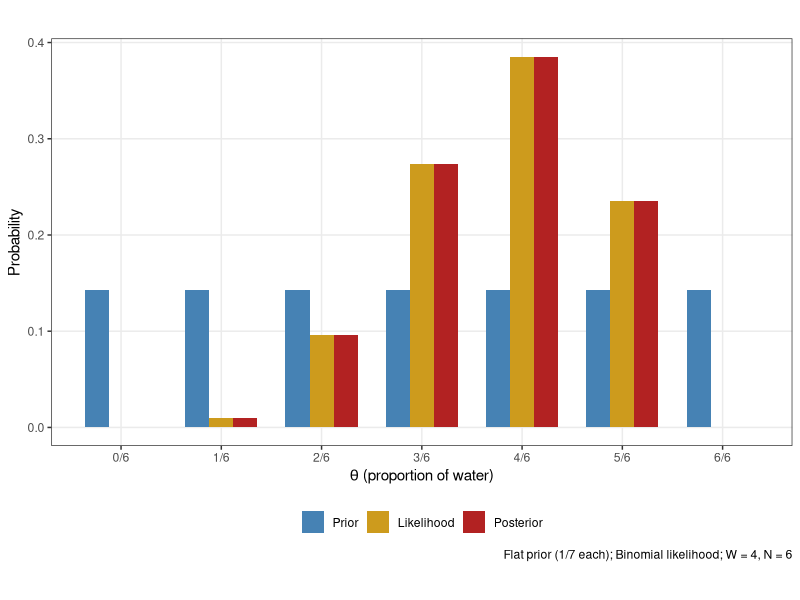
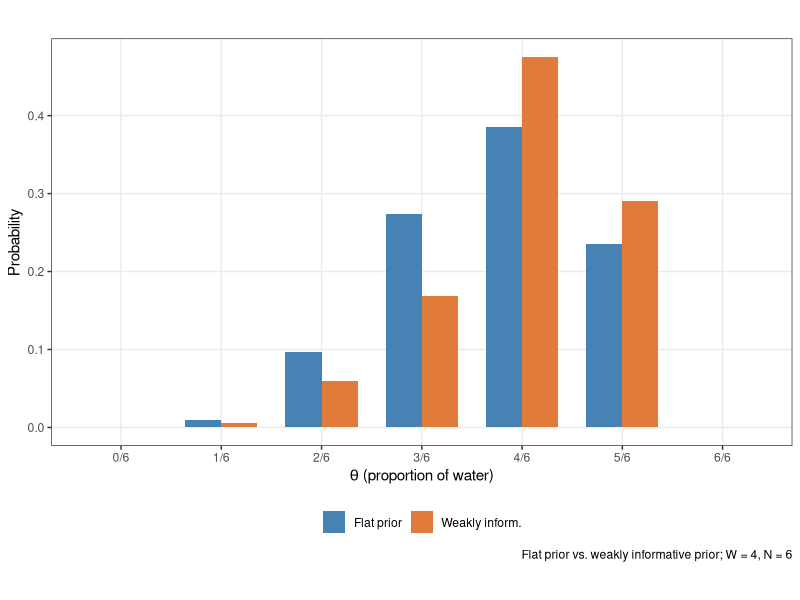
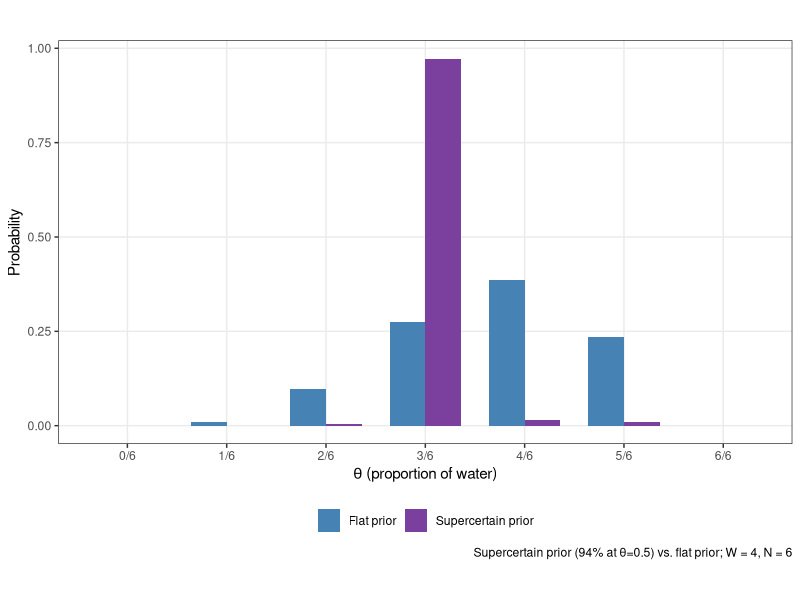
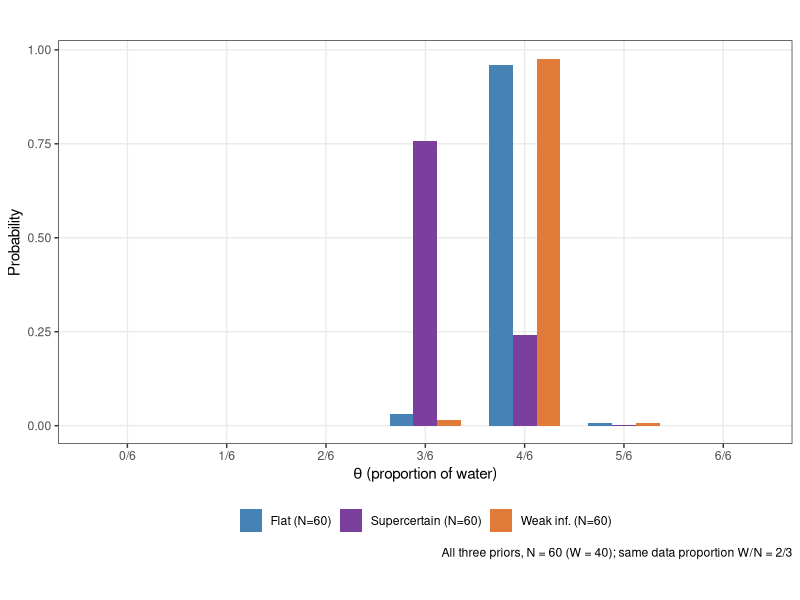
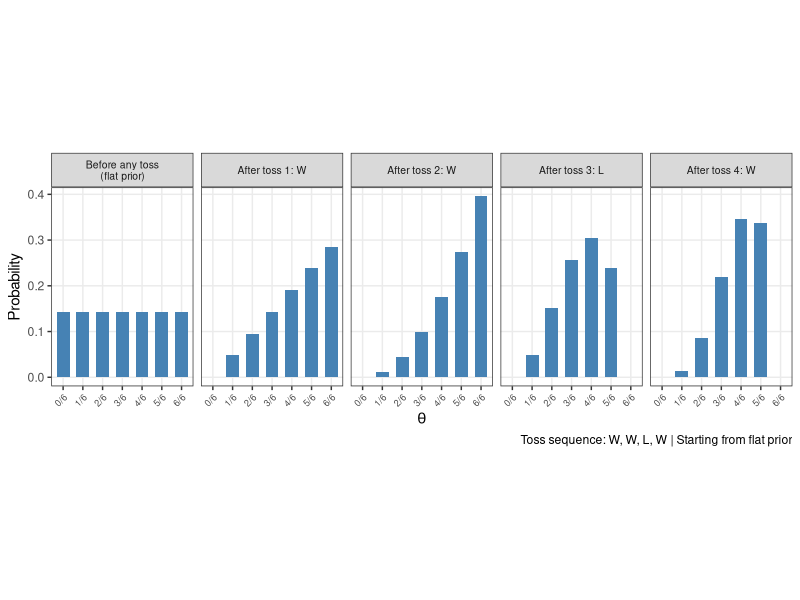
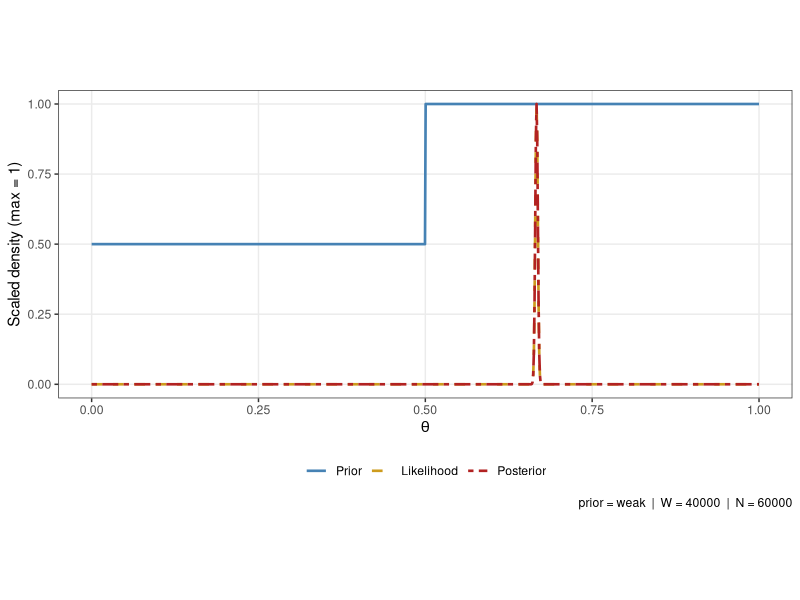
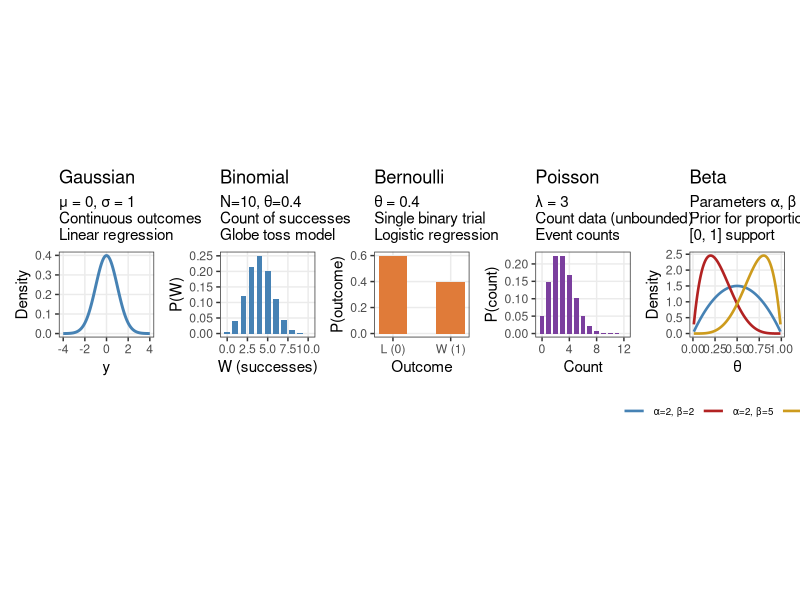

R code for these plots, in order:
## ---- chunk 1
#| label: setup
#| include: false
#| eval: true

library(tidyverse)

# ─────────────────────────────────────────────────────────────────────────────
# 6-SIDED GLOBE MODEL
# θ ∈ {0/6, 1/6, 2/6, 3/6, 4/6, 5/6, 6/6}  →  7 hypotheses
# Data: W = 4 waters in N = 6 tosses  →  MLE = 4/6 ≈ 0.667 = θ₄
# ─────────────────────────────────────────────────────────────────────────────

theta_6 <- seq(0, 1, by = 1 / 6) # 7 hypotheses
theta_labs <- c("0/6", "1/6", "2/6", "3/6", "4/6", "5/6", "6/6")

# ── Observed data (replace with actual class toss counts) ────────────────────
W <- 4
N <- 6

# ── THREE PRIORS ─────────────────────────────────────────────────────────────

# 1. Flat: all 7 hypotheses equally plausible
prior_flat_6 <- rep(1 / 7, 7)

# 2. Weakly informative: θ > 0.5 gets double the weight
#    Raw weights: 1 for θ ≤ 3/6, 2 for θ > 3/6
#    Normalised: each weight-1 → 1/11, each weight-2 → 2/11
prior_weak_raw <- c(1, 1, 1, 1, 2, 2, 2)
prior_weak_6 <- prior_weak_raw / sum(prior_weak_raw)

# 3. Supercertain: almost all mass at θ = 3/6 = 0.5
prior_sure_raw <- c(0.01, 0.01, 0.01, 0.94, 0.01, 0.01, 0.01)
prior_sure_6 <- prior_sure_raw / sum(prior_sure_raw)

# ── HELPER: Bayesian update ───────────────────────────────────────────────────
bayes_update <- function(prior, likelihood) {
  num <- likelihood * prior
  num / sum(num)
}

# ── LIKELIHOODS ───────────────────────────────────────────────────────────────
lik_6 <- dbinom(W, size = N, prob = theta_6)

# ── POSTERIORS: 3 priors, base data ──────────────────────────────────────────
post_flat_6 <- bayes_update(prior_flat_6, lik_6)
post_weak_6 <- bayes_update(prior_weak_6, lik_6)
post_sure_6 <- bayes_update(prior_sure_6, lik_6)

# ── POSTERIORS: 3 priors, 10x more data (same W/N proportion) ────────────────
lik_more <- dbinom(40, size = 60, prob = theta_6)
post_flat_more <- bayes_update(prior_flat_6, lik_more)
post_weak_more <- bayes_update(prior_weak_6, lik_more)
post_sure_more <- bayes_update(prior_sure_6, lik_more)

# ── SEQUENTIAL UPDATING ───────────────────────────────────────────────────────
# Toss sequence: W, W, L, W  (one observation at a time)
# Panel 1 = flat prior (no data); Panels 2–5 = after each toss

toss_seq <- c("W", "W", "L", "W")

seq_list <- vector("list", 5)
seq_list[[1]] <- tibble(
  theta = theta_6,
  prob = prior_flat_6,
  label = "Before any toss\n(flat prior)",
  theta_lab = factor(round(theta_6, 3), labels = theta_labs)
)

current_prior <- prior_flat_6
for (i in seq_along(toss_seq)) {
  w_i <- as.integer(toss_seq[i] == "W")
  lik_i <- dbinom(w_i, size = 1, prob = theta_6)
  current_post <- bayes_update(current_prior, lik_i)
  seq_list[[i + 1]] <- tibble(
    theta = theta_6,
    prob = current_post,
    label = paste0("After toss ", i, ": ", toss_seq[i]),
    theta_lab = factor(round(theta_6, 3), labels = theta_labs)
  )
  current_prior <- current_post
}

seq_df <- bind_rows(seq_list) |>
  mutate(label = factor(label, levels = sapply(seq_list, \(x) unique(x$label))))

# ── SHARED COLOUR PALETTE ─────────────────────────────────────────────────────
col_flat <- "steelblue"
col_weak <- "#E07B39"
col_sure <- "#7B3F9E"
col_lik <- "goldenrod3"

# ── SHARED GGPLOT HELPERS ─────────────────────────────────────────────────────
scale_x_theta6 <- function() {
  scale_x_continuous(breaks = theta_6, labels = theta_labs)
}

base_bar_theme <- list(
  theme_bw(),
  theme(
    legend.position = "bottom",
    legend.title = element_blank(),
    panel.grid.minor = element_blank(),
    aspect.ratio = 0.55
  ),
  labs(
    x = expression(theta ~ "(proportion of water)"),
    y = "Probability"
  )
)
## ---- chunk 2
#| label: fig-flat-prior
#| echo: false
#| fig-height: 3.5
#| fig-cap: "Flat prior: the posterior mirrors the likelihood. W = 4, N = 6."

tibble(
  theta = theta_6,
  Prior = prior_flat_6,
  Likelihood = lik_6 / sum(lik_6),
  Posterior = post_flat_6
) |>
  pivot_longer(-theta, names_to = "dist", values_to = "prob") |>
  mutate(dist = factor(dist, levels = c("Prior", "Likelihood", "Posterior"))) |>
  ggplot(aes(x = theta, y = prob, fill = dist)) +
  geom_col(position = "dodge", width = 0.12) +
  scale_x_theta6() +
  scale_fill_manual(values = c(col_flat, col_lik, "firebrick"), name = NULL) +
  base_bar_theme +
  labs(caption = "Flat prior (1/7 each); Binomial likelihood; W = 4, N = 6")
## ---- chunk 3
#| label: fig-weak-prior
#| echo: false
#| fig-height: 3.5
#| fig-cap: "Weakly informative prior shifts posterior toward higher θ. W = 4, N = 6."

tibble(
  theta = theta_6,
  `Flat prior` = post_flat_6,
  `Weakly inform.` = post_weak_6
) |>
  pivot_longer(-theta, names_to = "model", values_to = "prob") |>
  ggplot(aes(x = theta, y = prob, fill = model)) +
  geom_col(position = "dodge", width = 0.12) +
  scale_x_theta6() +
  scale_fill_manual(values = c(col_flat, col_weak), name = NULL) +
  base_bar_theme +
  labs(caption = "Flat prior vs. weakly informative prior; W = 4, N = 6")
## ---- chunk 4
#| label: fig-sure-prior
#| echo: false
#| fig-height: 3.0
#| fig-cap: "Supercertain prior: 6 tosses cannot shift a highly concentrated belief."

tibble(
  theta = theta_6,
  `Flat prior` = post_flat_6,
  `Supercertain prior` = post_sure_6
) |>
  pivot_longer(-theta, names_to = "model", values_to = "prob") |>
  ggplot(aes(x = theta, y = prob, fill = model)) +
  geom_col(position = "dodge", width = 0.12) +
  scale_x_theta6() +
  scale_fill_manual(values = c(col_flat, col_sure), name = NULL) +
  base_bar_theme +
  labs(
    caption = "Supercertain prior (94% at θ=0.5) vs. flat prior; W = 4, N = 6"
  )
## ---- chunk 5
#| label: fig-more-data
#| echo: false
#| fig-height: 3.5
#| fig-cap: "With N = 60, all three priors converge to the same posterior."

tibble(
  theta = theta_6,
  `Flat (N=60)` = post_flat_more,
  `Weak inf. (N=60)` = post_weak_more,
  `Supercertain (N=60)` = post_sure_more
) |>
  pivot_longer(-theta, names_to = "model", values_to = "prob") |>
  ggplot(aes(x = theta, y = prob, fill = model)) +
  geom_col(position = "dodge", width = 0.12) +
  scale_x_theta6() +
  scale_fill_manual(values = c(col_flat, col_sure, col_weak), name = NULL) +
  base_bar_theme +
  labs(
    caption = "All three priors, N = 60 (W = 40); same data proportion W/N = 2/3"
  )
## ---- chunk 6
#| label: fig-sequential
#| echo: false
#| fig-height: 3.8
#| fig-cap: "Sequential updating from flat prior: W, W, L, W."

seq_df |>
  ggplot(aes(x = theta_lab, y = prob)) +
  geom_col(fill = col_flat, width = 0.65) +
  facet_wrap(~label, nrow = 1) +
  theme_bw() +
  theme(
    axis.text.x = element_text(size = 6.5, angle = 45, hjust = 1),
    strip.text = element_text(size = 7.5),
    panel.grid.minor = element_blank(),
    aspect.ratio = 1.4
  ) +
  labs(
    x = expression(theta),
    y = "Probability",
    caption = "Toss sequence: W, W, L, W | Starting from flat prior"
  )
## ---- chunk 7
#| label: grid-approx-plot
#| echo: true
#| eval: true

# ── Change these ──────────────────────────────────────────────────────────────
W <- 40000 # try 40, 400, 4000
N <- 60000 # try 60, 600, 6000
prior_type <- "weak" # try: prior="weak", "supercertain"; W=40

theta_grid <- seq(0, 1, length.out = 1000)
prior <- switch(
  prior_type,
  flat = rep(1, 1000),
  weak = ifelse(theta_grid > 0.5, 2, 1),
  supercertain = dnorm(theta_grid, mean = 0.5, sd = 0.02)
)
prior <- prior / sum(prior)
likelihood <- dbinom(W, size = N, prob = theta_grid)
numerator <- likelihood * prior
posterior <- numerator / sum(numerator)

tibble(
  theta = theta_grid,
  Prior = prior / max(prior),
  Likelihood = likelihood / max(likelihood),
  Posterior = posterior / max(posterior)
) |>
  pivot_longer(-theta, names_to = "dist", values_to = "val") |>
  mutate(dist = factor(dist, levels = c("Prior", "Likelihood", "Posterior"))) |>
  ggplot(aes(x = theta, y = val, color = dist, linetype = dist)) +
  geom_line(linewidth = 0.9) +
  scale_color_manual(
    values = c("steelblue", "goldenrod3", "firebrick"),
    name = NULL
  ) +
  scale_linetype_manual(
    values = c("solid", "dashed", "twodash"),
    name = NULL
  ) +

  theme_bw() +
  theme(
    legend.position = "bottom",
    aspect.ratio = 0.42,
    panel.grid.minor = element_blank()
  ) +
  labs(
    x = expression(theta),
    y = "Scaled density (max = 1)",
    caption = paste0("prior = ", prior_type, "  |  W = ", W, "  |  N = ", N)
  )
## ---- chunk 8
#| label: fig-distributions
#| echo: false
#| fig-height: 4.0
#| fig-cap: "Shape of five common likelihood families. Parameters chosen for visual clarity."

set.seed(42)

p_normal <- tibble(x = seq(-4, 4, length.out = 300), y = dnorm(x, 0, 1)) |>
  ggplot(aes(x, y)) +
  geom_line(color = "steelblue", linewidth = 1) +
  theme_bw() +
  theme(panel.grid.minor = element_blank(), aspect.ratio = 0.9) +
  labs(
    title = "Gaussian",
    subtitle = "μ = 0, σ = 1\nContinuous outcomes\nLinear regression",
    x = "y",
    y = "Density"
  )

p_binom <- tibble(x = 0:10, y = dbinom(0:10, 10, 0.4)) |>
  ggplot(aes(x, y)) +
  geom_col(fill = "steelblue", width = 0.7) +
  theme_bw() +
  theme(panel.grid.minor = element_blank(), aspect.ratio = 0.9) +
  labs(
    title = "Binomial",
    subtitle = "N=10, θ=0.4\nCount of successes\nGlobe toss model",
    x = "W (successes)",
    y = "P(W)"
  )

p_bern <- tibble(x = c(0, 1), y = c(0.6, 0.4), lab = c("Land", "Water")) |>
  ggplot(aes(x, y)) +
  geom_col(fill = "#E07B39", width = 0.5) +
  scale_x_continuous(breaks = c(0, 1), labels = c("L (0)", "W (1)")) +
  theme_bw() +
  theme(panel.grid.minor = element_blank(), aspect.ratio = 0.9) +
  labs(
    title = "Bernoulli",
    subtitle = "θ = 0.4\nSingle binary trial\nLogistic regression",
    x = "Outcome",
    y = "P(outcome)"
  )

p_pois <- tibble(x = 0:12, y = dpois(0:12, lambda = 3)) |>
  ggplot(aes(x, y)) +
  geom_col(fill = "#7B3F9E", width = 0.7) +
  theme_bw() +
  theme(panel.grid.minor = element_blank(), aspect.ratio = 0.9) +
  labs(
    title = "Poisson",
    subtitle = "λ = 3\nCount data (unbounded)\nEvent counts",
    x = "Count",
    y = "P(count)"
  )

p_beta <- tibble(
  x = seq(0.01, 0.99, length.out = 300),
  `α=2, β=5` = dbeta(x, 2, 5),
  `α=5, β=2` = dbeta(x, 5, 2),
  `α=2, β=2` = dbeta(x, 2, 2)
) |>
  pivot_longer(-x, names_to = "params", values_to = "y") |>
  ggplot(aes(x, y, color = params)) +
  geom_line(linewidth = 0.9) +
  scale_color_manual(
    values = c("steelblue", "firebrick", "goldenrod3"),
    name = NULL
  ) +
  theme_bw() +
  theme(
    panel.grid.minor = element_blank(),
    aspect.ratio = 0.9,
    legend.position = "bottom",
    legend.text = element_text(size = 7)
  ) +
  labs(
    title = "Beta",
    subtitle = "Parameters α, β\nPrior for proportions\n[0, 1] support",
    x = "θ",
    y = "Density"
  )

library(patchwork)
(p_normal | p_binom | p_bern | p_pois | p_beta) +
  plot_layout(nrow = 1)
